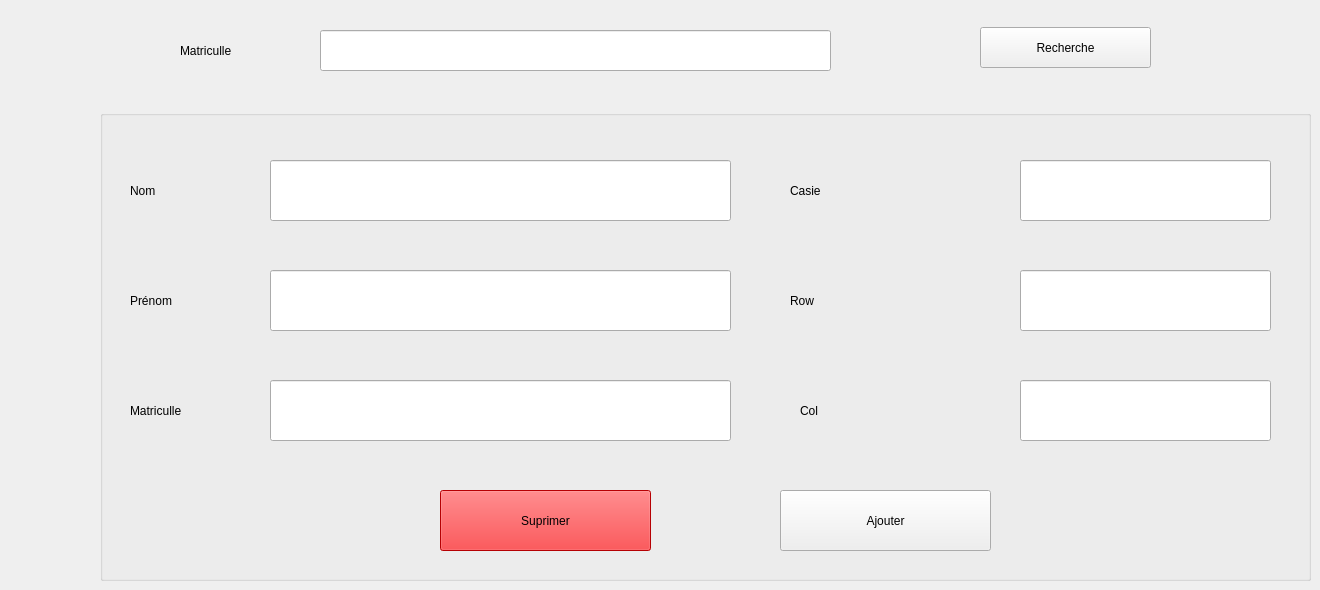
      <widget class="QWidget" name="tab_5">
       <attribute name="title">
        <string>Page</string>
       </attribute>
       <widget class="QGroupBox" name="groupBox_2">
        <property name="geometry">
         <rect>
          <x>100</x>
          <y>110</y>
          <width>1211</width>
          <height>471</height>
         </rect>
        </property>
        <property name="title">
         <string/>
        </property>
        <widget class="QLineEdit" name="lineEdit_8">
         <property name="geometry">
          <rect>
           <x>920</x>
           <y>50</y>
           <width>251</width>
           <height>61</height>
          </rect>
         </property>
        </widget>
        <widget class="QLineEdit" name="lineEdit_9">
         <property name="geometry">
          <rect>
           <x>920</x>
           <y>270</y>
           <width>251</width>
           <height>61</height>
          </rect>
         </property>
        </widget>
        <widget class="QLineEdit" name="lineEdit_10">
         <property name="geometry">
          <rect>
           <x>170</x>
           <y>160</y>
           <width>461</width>
           <height>61</height>
          </rect>
         </property>
        </widget>
        <widget class="QLineEdit" name="lineEdit_11">
         <property name="geometry">
          <rect>
           <x>170</x>
           <y>270</y>
           <width>461</width>
           <height>61</height>
          </rect>
         </property>
        </widget>
        <widget class="QLineEdit" name="lineEdit_12">
         <property name="geometry">
          <rect>
           <x>920</x>
           <y>160</y>
           <width>251</width>
           <height>61</height>
          </rect>
         </property>
        </widget>
        <widget class="QLineEdit" name="lineEdit_13">
         <property name="geometry">
          <rect>
           <x>170</x>
           <y>50</y>
           <width>461</width>
           <height>61</height>
          </rect>
         </property>
        </widget>
        <widget class="QLabel" name="label_9">
         <property name="geometry">
          <rect>
           <x>30</x>
           <y>50</y>
           <width>121</width>
           <height>61</height>
          </rect>
         </property>
         <property name="text">
          <string>Nom</string>
         </property>
        </widget>
        <widget class="QLabel" name="label_10">
         <property name="geometry">
          <rect>
           <x>30</x>
           <y>160</y>
           <width>121</width>
           <height>61</height>
          </rect>
         </property>
         <property name="text">
          <string>Prénom</string>
         </property>
        </widget>
        <widget class="QLabel" name="label_11">
         <property name="geometry">
          <rect>
           <x>30</x>
           <y>270</y>
           <width>121</width>
           <height>61</height>
          </rect>
         </property>
         <property name="text">
          <string>Matriculle</string>
         </property>
        </widget>
        <widget class="QLabel" name="label_13">
         <property name="geometry">
          <rect>
           <x>690</x>
           <y>50</y>
           <width>191</width>
           <height>61</height>
          </rect>
         </property>
         <property name="text">
          <string>Casie</string>
         </property>
        </widget>
        <widget class="QLabel" name="label_14">
         <property name="geometry">
          <rect>
           <x>690</x>
           <y>160</y>
           <width>191</width>
           <height>61</height>
          </rect>
         </property>
         <property name="text">
          <string>Row</string>
         </property>
        </widget>
        <widget class="QLabel" name="label_15">
         <property name="geometry">
          <rect>
           <x>700</x>
           <y>270</y>
           <width>191</width>
           <height>61</height>
          </rect>
         </property>
         <property name="text">
          <string>Col</string>
         </property>
        </widget>
        <widget class="QPushButton" name="pushButton_7">
         <property name="geometry">
          <rect>
           <x>680</x>
           <y>380</y>
           <width>211</width>
           <height>61</height>
          </rect>
         </property>
         <property name="text">
          <string>Ajouter</string>
         </property>
        </widget>
        <widget class="QPushButton" name="pushButton_12">
         <property name="geometry">
          <rect>
           <x>340</x>
           <y>380</y>
           <width>211</width>
           <height>61</height>
          </rect>
         </property>
         <property name="cursor">
          <cursorShape>PointingHandCursor</cursorShape>
         </property>
         <property name="styleSheet">
          <string notr="true">background-color: rgb(255, 0, 4);

</string>
         </property>
         <property name="text">
          <string>Suprimer</string>
         </property>
        </widget>
       </widget>
       <widget class="QLineEdit" name="lineEdit_14">
        <property name="geometry">
         <rect>
          <x>320</x>
          <y>30</y>
          <width>511</width>
          <height>41</height>
         </rect>
        </property>
       </widget>
       <widget class="QPushButton" name="pushButton_8">
        <property name="geometry">
         <rect>
          <x>980</x>
          <y>27</y>
          <width>171</width>
          <height>41</height>
         </rect>
        </property>
        <property name="text">
         <string>Recherche</string>
        </property>
       </widget>
       <widget class="QLabel" name="label_16">
        <property name="geometry">
         <rect>
          <x>180</x>
          <y>30</y>
          <width>121</width>
          <height>41</height>
         </rect>
        </property>
        <property name="text">
         <string>Matriculle</string>
        </property>
       </widget>
      </widget>
